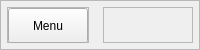
     <widget class="QFrame" name="header">
      <property name="minimumSize">
       <size>
        <width>0</width>
        <height>50</height>
       </size>
      </property>
      <property name="maximumSize">
       <size>
        <width>16777215</width>
        <height>50</height>
       </size>
      </property>
      <property name="frameShape">
       <enum>QFrame::StyledPanel</enum>
      </property>
      <property name="frameShadow">
       <enum>QFrame::Raised</enum>
      </property>
      <layout class="QHBoxLayout" name="horizontalLayout_2">
       <property name="spacing">
        <number>6</number>
       </property>
       <property name="leftMargin">
        <number>6</number>
       </property>
       <property name="topMargin">
        <number>6</number>
       </property>
       <property name="rightMargin">
        <number>6</number>
       </property>
       <property name="bottomMargin">
        <number>6</number>
       </property>
       <item alignment="Qt::AlignLeft">
        <widget class="QFrame" name="frame">
         <property name="frameShape">
          <enum>QFrame::StyledPanel</enum>
         </property>
         <property name="frameShadow">
          <enum>QFrame::Raised</enum>
         </property>
         <layout class="QHBoxLayout" name="horizontalLayout_3">
          <property name="spacing">
           <number>0</number>
          </property>
          <property name="leftMargin">
           <number>0</number>
          </property>
          <property name="topMargin">
           <number>0</number>
          </property>
          <property name="rightMargin">
           <number>0</number>
          </property>
          <property name="bottomMargin">
           <number>0</number>
          </property>
          <item>
           <widget class="QPushButton" name="pushButton">
            <property name="minimumSize">
             <size>
              <width>0</width>
              <height>35</height>
             </size>
            </property>
            <property name="maximumSize">
             <size>
              <width>16777215</width>
              <height>35</height>
             </size>
            </property>
            <property name="cursor">
             <cursorShape>PointingHandCursor</cursorShape>
            </property>
            <property name="text">
             <string>Menu</string>
            </property>
            <property name="icon">
             <iconset resource="newicons.qrc">
              <normaloff>:/icons/newicons/align-justify.svg</normaloff>:/icons/newicons/align-justify.svg</iconset>
            </property>
            <property name="iconSize">
             <size>
              <width>24</width>
              <height>24</height>
             </size>
            </property>
           </widget>
          </item>
         </layout>
        </widget>
       </item>
       <item>
        <widget class="QFrame" name="frame_3">
         <property name="frameShape">
          <enum>QFrame::StyledPanel</enum>
         </property>
         <property name="frameShadow">
          <enum>QFrame::Raised</enum>
         </property>
         <widget class="QLabel" name="label">
          <property name="geometry">
           <rect>
            <x>28</x>
            <y>0</y>
            <width>301</width>
            <height>41</height>
           </rect>
          </property>
          <property name="font">
           <font>
            <pointsize>15</pointsize>
            <weight>75</weight>
            <bold>true</bold>
           </font>
          </property>
          <property name="text">
           <string>Dokki Hotel</string>
          </property>
          <property name="alignment">
           <set>Qt::AlignCenter</set>
          </property>
         </widget>
        </widget>
       </item>
      </layout>
     </widget>
